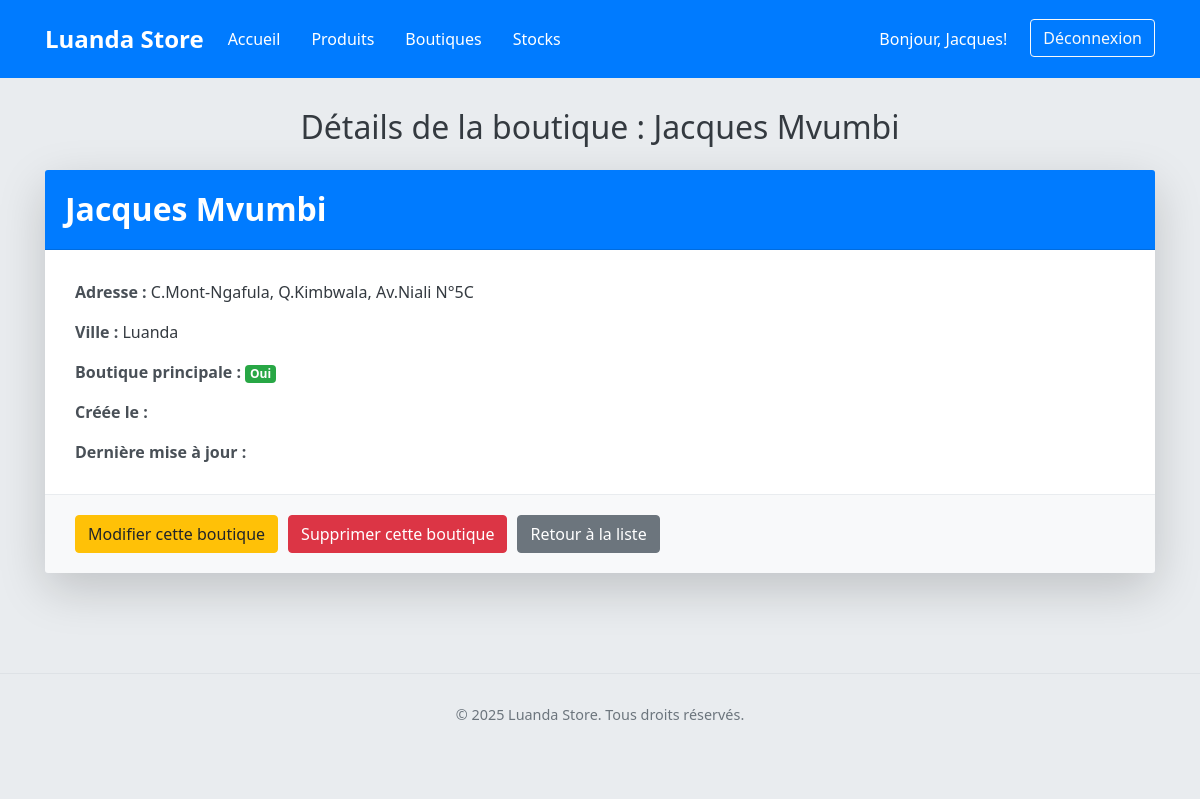
Screenshot of /boutiques/3/ (signed in) with the database file from the repository.
### users/models.py (models this page shows, shortened)
class User(AbstractUser):
    ROLE_ADMIN = 'admin'
    ROLE_SELLER = 'seller'
    USER_ROLES = [
        (ROLE_ADMIN, _('Admin principal')),
        (ROLE_SELLER, _('Vendeur')),
    ]
    role = models.CharField(
        max_length=10,
        choices=USER_ROLES,
        default=ROLE_SELLER,
        verbose_name=_("Rôle")
    )
    boutique = models.ForeignKey(
        Boutique,
        on_delete=models.SET_NULL,
        null=True,
        blank=True,
        related_name='users',
        verbose_name=_("Boutique assignée")
    )
    groups = models.ManyToManyField(
        'auth.Group',
        verbose_name=_('groups'),
        blank=True,
        help_text=_(
            'The groups this user belongs to. A user will get all permissions '
            'granted to each of their groups.'
        ),
        related_name="custom_user_set", # <--- AJOUTEZ CETTE LIGNE
        related_query_name="custom_user",
    )
    user_permissions = models.ManyToManyField(
        'auth.Permission',
        verbose_name=_('user permissions'),
        blank=True,
        help_text=_('Specific permissions for this user.'),
        related_name="custom_user_permissions_set", # <--- AJOUTEZ CETTE LIGNE
        related_query_name="custom_user_permission",
    )
    class Meta:
        verbose_name = _("Utilisateur")
        verbose_name_plural = _("Utilisateurs")

### core/models.py (models this page shows, shortened)
class Boutique(models.Model):
    name = models.CharField(max_length=100, verbose_name=_("Nom de la boutique"))
    address = models.CharField(max_length=255, blank=True, null=True, verbose_name=_("Adresse"))
    city = models.CharField(max_length=100, default='Luanda', verbose_name=_("Ville"))
    is_main = models.BooleanField(default=False, verbose_name=_("Boutique principale"))
    class Meta:
        verbose_name = _("Boutique")
        verbose_name_plural = _("Boutiques")
        constraints = [
            models.UniqueConstraint(fields=['is_main'], condition=models.Q(is_main=True), name='unique_main_boutique')
        ]

### core/views.py (the view)
# urls.py: path('boutiques/<int:pk>/', views.boutique_detail, name='boutique_detail'),
@login_required
def boutique_detail(request, pk):
    boutique = get_object_or_404(Boutique, pk=pk)
    context = {
        'boutique': boutique,
        'page_title': f"Détails de la boutique : {boutique.name}",
    }
    return render(request, 'core/boutique_detail.html', context) # Nouveau template

### core/templates/core/boutique_detail.html (shortened to what this page needs)
<!DOCTYPE html>
<html lang="fr">
<head>
    <link href="https://stackpath.bootstrapcdn.com/bootstrap/4.5.2/css/bootstrap.min.css" rel="stylesheet">
</head>
<body>
    <nav class="navbar navbar-expand-lg navbar-dark">
        <div class="container">
            <a class="navbar-brand" href="{% url 'core:home' %}">Luanda Store</a>
            <div class="collapse navbar-collapse" id="navbarNav">
                <ul class="navbar-nav mr-auto">
                    <li class="nav-item">
                        <a class="nav-link" href="{% url 'core:home' %}">Accueil</a>
                    </li>
                    <li class="nav-item">
                        <a class="nav-link" href="{% url 'products:product_list' %}">Produits</a>
                    </li>
                    <li class="nav-item active">
                        <a class="nav-link" href="{% url 'core:boutique_list' %}">Boutiques <span class="sr-only">(current)</span></a>
                    </li>
                    <li class="nav-item">
                        <a class="nav-link" href="{% url 'products:stock_list' %}">Stocks</a>
                    </li>
                </ul>
                <ul class="navbar-nav ml-auto">
                    <li class="nav-item">
                        <span class="nav-link">Bonjour, {{ user.username }}!</span>
                    </li>
                    <li class="nav-item">
                        <form action="{% url 'users:logout' %}" method="post" class="form-inline my-2 my-lg-0">
                            <button type="submit" class="btn btn-outline-light my-2 my-sm-0">Déconnexion</button>
                        </form>
                    </li>
                </ul>
            </div>
        </div>
    </nav>
    <div class="container container-main">
        <h2 class="mb-4 text-center">{{ page_title }}</h2>
        <div class="card shadow-lg">
            <div class="card-header">
                <h2 class="text-white">{{ boutique.name }}</h2>
            </div>
            <div class="card-body">
                <p class="card-text"><strong>Adresse :</strong> {{ boutique.address|default:"Non spécifiée" }}</p>
                <p class="card-text"><strong>Ville :</strong> {{ boutique.city|default:"Non spécifiée" }}</p>
                <p class="card-text">
                    <strong>Boutique principale :</strong>
                    {% if boutique.is_main %}
                        <span class="badge badge-success badge-lg">Oui</span>
                    {% else %}
                        <span class="badge badge-secondary badge-lg">Non</span>
                    {% endif %}
                </p>
                <p class="card-text"><strong>Créée le :</strong> {{ boutique.created_at|date:"d F Y à H:i" }}</p>
                <p class="card-text"><strong>Dernière mise à jour :</strong> {{ boutique.updated_at|date:"d F Y à H:i" }}</p>
            </div>
            <div class="card-footer">
                <a href="{% url 'core:boutique_update' boutique.pk %}" class="btn btn-warning">Modifier cette boutique</a>
                <a href="{% url 'core:boutique_delete' boutique.pk %}" class="btn btn-danger">Supprimer cette boutique</a>
                <a href="{% url 'core:boutique_list' %}" class="btn btn-secondary">Retour à la liste</a>
            </div>
        </div>
    </div>
    <footer class="footer">
        <div class="container">
            <p>&copy; 2025 Luanda Store. Tous droits réservés.</p>
        </div>
    </footer>
</body>
</html>

### core/templates/core/boutique_detail.html (style rules this page uses)
body { font-family: 'Segoe UI', Tahoma, Geneva, Verdana, sans-serif; background-color: #e9ecef; margin: 0; padding: 0; color: #343a40; }
.navbar { background-color: #007bff; padding: 1rem 0; }
.navbar-brand { color: #fff !important; font-weight: bold; font-size: 1.5rem; }
.navbar-nav .nav-link { color: #fff !important; margin-right: 15px; }
.container-main { padding-top: 30px; padding-bottom: 50px; }
.card { border: none; border-radius: 10px; box-shadow: 0 4px 12px rgba(0, 0, 0, 0.08); }
.card-header { background-color: #007bff; color: white; padding: 20px; border-top-left-radius: 10px; border-top-right-radius: 10px; }
.card-header h2 { margin-bottom: 0; font-size: 2rem; font-weight: 600; }
.card-body { padding: 30px; }
.card-text strong { color: #495057; }
.card-footer { background-color: #f8f9fa; border-top: 1px solid #e9ecef; padding: 20px 30px; display: flex; gap: 10px; flex-wrap: wrap; }
.btn-warning { background-color: #ffc107; border-color: #ffc107; color: #212529; transition: background-color 0.3s ease, border-color 0.3s ease; }
.btn-danger { background-color: #dc3545; border-color: #dc3545; transition: background-color 0.3s ease, border-color 0.3s ease; }
.btn-secondary { background-color: #6c757d; border-color: #6c757d; transition: background-color 0.3s ease, border-color 0.3s ease; }
.footer { text-align: center; padding: 30px; margin-top: 50px; color: #6c757d; font-size: 0.9em; border-top: 1px solid #dee2e6; }

### rows the page displays
User: username "Jacques"
Boutique: name "Jacques Mvumbi", address "C.Mont-Ngafula, Q.Kimbwala, Av.Niali N°5C", city "Luanda"

### other values shown
{{ page_title }} "Détails de la boutique : Jacques Mvumbi"
